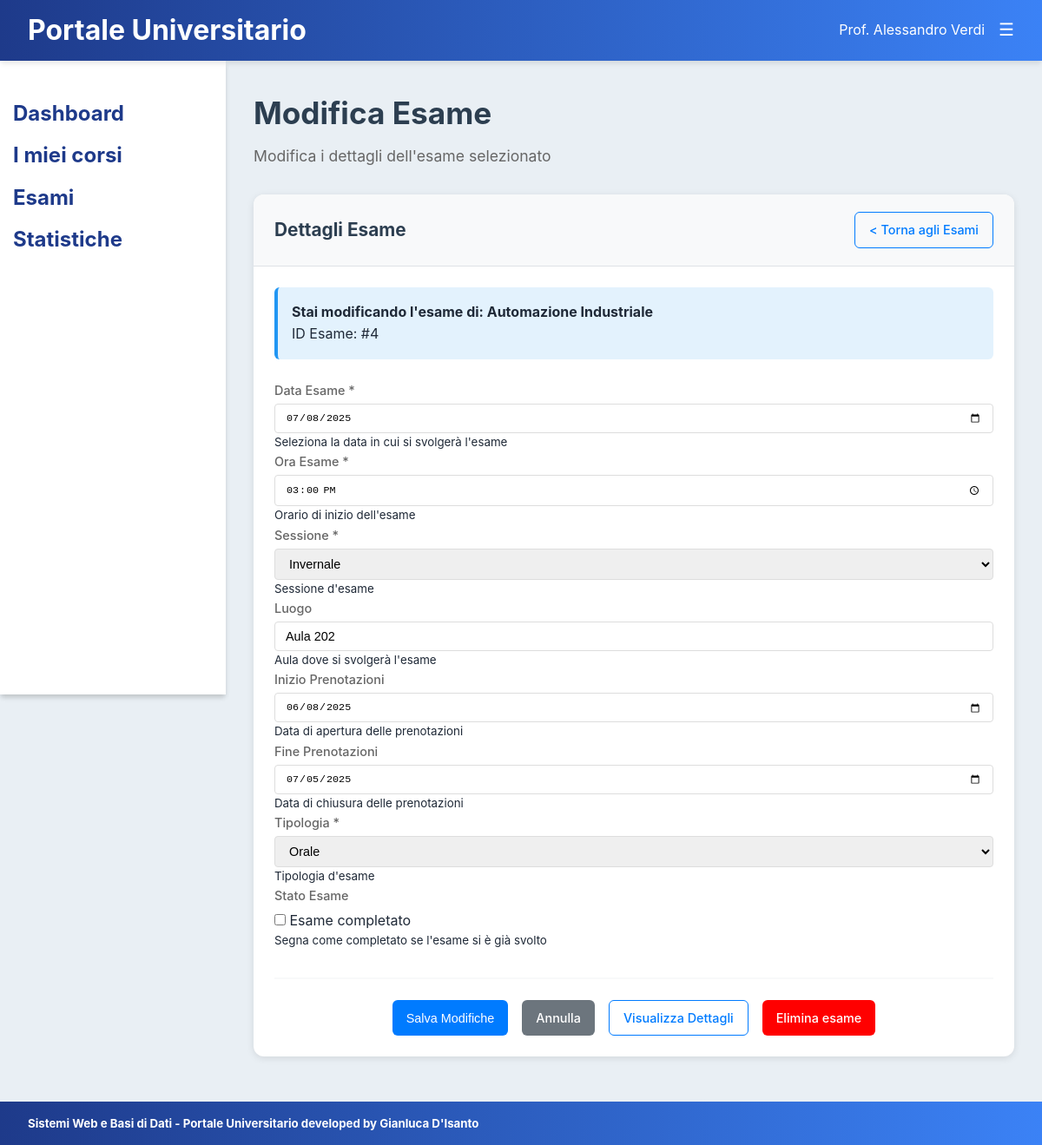
Screenshot of /src/esami/modifica_esame.php?id=4 (signed in) with the database file from the repository.
### tables this page shows
CREATE TABLE `esami` (
  `id` int(11) NOT NULL,
  `data` date NOT NULL,
  `ora` time NOT NULL,
  `tipologia` enum('scritto','orale','scritto/orale') NOT NULL,
  `sessione` enum('Straordinaria','Estiva','Invernale') NOT NULL,
  `luogo` varchar(255) DEFAULT NULL,
  `inizioPrenotazione` date NOT NULL,
  `finePrenotazione` date NOT NULL,
  `prenotabile` tinyint(1) NOT NULL,
  `completato` tinyint(1) NOT NULL,
  `corso` int(11) NOT NULL
);

CREATE TABLE `corsi` (
  `id` int(11) NOT NULL,
  `nome` varchar(255) NOT NULL,
  `cfu` tinyint(4) NOT NULL,
  `docente` varchar(20) NOT NULL
);

### src/esami/modifica_esame.php (the view, shortened to what this page needs)
<?php
require '../../config/db_connection.php';
$id_esame = $_GET['id'];
$queryEsame = $conn->prepare("SELECT e.*, c.nome as nome_corso, c.id as id_corso
                              FROM esami e
                              JOIN corsi c ON e.corso = c.id
                              WHERE e.id = ? AND c.docente = ?");
$queryEsame->bind_param("is", $id_esame, $_SESSION['id_utente']);
$queryEsame->execute();
$resultEsame = $queryEsame->get_result();
$esame = $resultEsame->fetch_assoc();
?>
<!DOCTYPE html>
<html>
<head>
    <link rel="stylesheet" href="../common/common.css">
    <link rel="stylesheet" href="esami.css">
</head>
<body>
    <?php include '../common/header.php'; ?>
    <div class="dashboard">
        <?php include '../common/sidebar.php'; ?>
        <main class="main-content">
            <div class="page-header">
                <h1 class="page-title">Modifica Esame</h1>
                <p class="page-subtitle">Modifica i dettagli dell'esame selezionato</p>
            </div>
            <div class="content-card">
                <div class="card-header">
                    <h3 class="card-title">Dettagli Esame</h3>
                    <a href="esami.php" class="btn btn-outline">< Torna agli Esami</a>
                </div>
                <div class="card-body">
                    <div class="exam-info">
                        <h4>Stai modificando l'esame di: <?php echo htmlspecialchars($esame['nome_corso']); ?></h4>
                        <p>ID Esame: #<?php echo $esame['id']; ?></p>
                    </div>
                    <form method="POST" action="">
                        <div class="form-grid">
                            <div class="form-group">
                                <label class="form-label" for="data">Data Esame *</label>
                                <input type="date" id="data" name="data" class="form-input"
                                       value="<?php echo htmlspecialchars($esame['data']); ?>" required>
                                <small class="form-help">Seleziona la data in cui si svolgerà l'esame</small>
                            </div>
                            <div class="form-group">
                                <label class="form-label" for="ora">Ora Esame *</label>
                                <input type="time" id="ora" name="ora" class="form-input"
                                       value="<?php echo htmlspecialchars($esame['ora']); ?>" required>
                                <small class="form-help">Orario di inizio dell'esame</small>
                            </div>
                            <div class="form-group">
                                <label class="form-label" for="sessione">Sessione *</label>
                                <select id="sessione" name="sessione" class="form-select" required>
                                    <option value="Invernale" <?php echo ($esame['sessione'] == 'Invernale') ? 'selected' : ''; ?>>Invernale</option>
                                </select>
                                <small class="form-help">Sessione d'esame</small>
                            </div>
                            <div class="form-group">
                                <label class="form-label" for="luogo">Luogo</label>
                                <input type="text" id="luogo" name="luogo" class="form-input"
                                       value="<?php echo htmlspecialchars($esame['luogo']); ?>"
                                       placeholder="Es. Aula Magna, Lab. Informatica...">
                                <small class="form-help">Aula dove si svolgerà l'esame</small>
                            </div>
                            <div class="form-group">
                                <label class="form-label" for="inizioPrenotazione">Inizio Prenotazioni</label>
                                <input type="date" id="inizioPrenotazione" name="inizioPrenotazione" class="form-input"
                                       value="<?php echo htmlspecialchars($esame['inizioPrenotazione']); ?>">
                                <small class="form-help">Data di apertura delle prenotazioni</small>
                            </div>
                            <div class="form-group">
                                <label class="form-label" for="finePrenotazione">Fine Prenotazioni</label>
                                <input type="date" id="finePrenotazione" name="finePrenotazione" class="form-input"
                                       value="<?php echo htmlspecialchars($esame['finePrenotazione']); ?>">
                                <small class="form-help">Data di chiusura delle prenotazioni</small>
                            </div>
                            <div class="form-group">
                                <label class="form-label" for="sessione">Tipologia *</label>
                                <select id="tipologia" name="tipologia" class="form-select" required>
                                    <option value="orale" <?php echo ($esame['tipologia'] == 'orale') ? 'selected' : ''; ?>>Orale</option>
                                </select>
                                <small class="form-help">Tipologia d'esame</small>
                            </div>
                        </div>
                        <div class="form-grid">
                            <div class="form-group">
                                <label class="form-label">Stato Esame</label>
                                <div class="form-checkbox">
                                    <input type="checkbox" id="completato" name="completato" value="1"
                                           <?php echo ($esame['completato'] == 1) ? 'checked' : ''; ?>>
                                    <label for="completato">Esame completato</label>
                                </div>
                                <small class="form-help">Segna come completato se l'esame si è già svolto</small>
                            </div>
                        </div>
                        <div class="form-actions">
                            <button type="submit" class="btn btn-primary">Salva Modifiche</button>
                            <a href="#" class="btn btn-secondary" onclick="window.history.back()">Annulla</a>
                            <a href="visualizzaEsami.php?id=<?php echo $esame['id']; ?>" class="btn btn-outline">Visualizza Dettagli</a>
                            <a class="btn btn-primary" style="background-color: red;" onclick="eliminaEsame(<?php echo $id_esame; ?>)">Elimina esame</a>
                        </div>
                    </form>
                </div>
            </div>
        </main>
    </div>
    <?php include '../common/footer.php'; ?>
</body>
</html>

### src/common/common.css (style rules this page uses)
* { margin: 0; padding: 0; box-sizing: border-box; }
:root { --primary-blue: #1e3a8a; --secondary-blue: #3b82f6; --light-blue: hsla(204, 33%, 84%, 0.396); --light-blue1: hsl(214, 95%, 93%); --success-green: #059669; --warning-orange: #d97706; --danger-red: #dc2626; --gray-50: #ffffff00; --gray-100: #f3f4f6; --gray-200: #e5e7eb; --gray-300: #d1d5db; --gray-600: #4b5563; --gray-800: #1f2937; --white: #ffffff; --shadow-sm: 0 1px 2px 0 rgba(0, 0, 0, 0.05); --shadow-md: 0 4px 6px -1px rgba(0, 0, 0, 0.1); --shadow-lg: 0 10px 15px -3px rgb(0, 0, 0); }
body { font-family: -apple-system, BlinkMacSystemFont, 'Segoe UI', Roboto, sans-serif; line-height: 1.6; color: var(--gray-800); background-color: var(--light-blue); }
.main-content { margin-left: 260px; margin-top: 70px; padding: 2rem; min-height: calc(100vh - 70px); }
.btn { display: inline-flex; align-items: center; justify-content: center; gap: 0.5rem; padding: 0.5rem 1rem; border: none; border-radius: 6px; font-size: 0.9rem; font-weight: 500; text-decoration: none; cursor: pointer; transition: all 0.2s ease; }
.btn-primary { background: #007bff; color: white; }
.btn-secondary { background: #6c757d; color: white; }
.btn-outline { background: transparent; color: #007bff; border: 1px solid #007bff; }
main { flex: 1; padding: 20px; }

### src/esami/esami.css (style rules this page uses)
.page-header { margin-bottom: 30px; }
.page-title { color: #2c3e50; font-size: 2.2em; margin-bottom: 8px; }
.page-subtitle { color: #666; font-size: 1.1em; }
.exam-info { background: #e3f2fd; padding: 16px; border-radius: 6px; margin-bottom: 24px; border-left: 4px solid #2196f3; }
.content-card { background: #fff; border-radius: 12px; box-shadow: 0 2px 8px rgba(0, 0, 0, 0.1); overflow: hidden; margin-bottom: 20px; }
.card-header { background: #f8f9fa; padding: 20px 24px; border-bottom: 1px solid #dee2e6; display: flex; justify-content: space-between; align-items: center; }
.card-title { color: #2c3e50; font-size: 1.3em; margin: 0; }
.card-body { padding: 24px; }
.form-group { display: flex; flex-direction: column; }
.form-label { font-weight: 500; color: #666; margin-bottom: 4px; font-size: 0.9em; }
.form-select, .form-input { padding: 8px 12px; border: 1px solid #ddd; border-radius: 4px; font-size: 0.9em; }
.form-actions { display: flex; gap: 16px; justify-content: center; margin-top: 32px; padding-top: 24px; border-top: 2px solid #f8f9fa; }

### rows the page displays
esami: corso.nome "Automazione Industriale", id "4", data "07/08/2025", ora "15:00:00", sessione "Invernale", luogo "Aula 202", inizioPrenotazione "06/08/2025", finePrenotazione "07/05/2025", tipologia "Orale"

### other values shown
$_SESSION['nome'] "Alessandro"
$_SESSION['cognome'] "Verdi"
